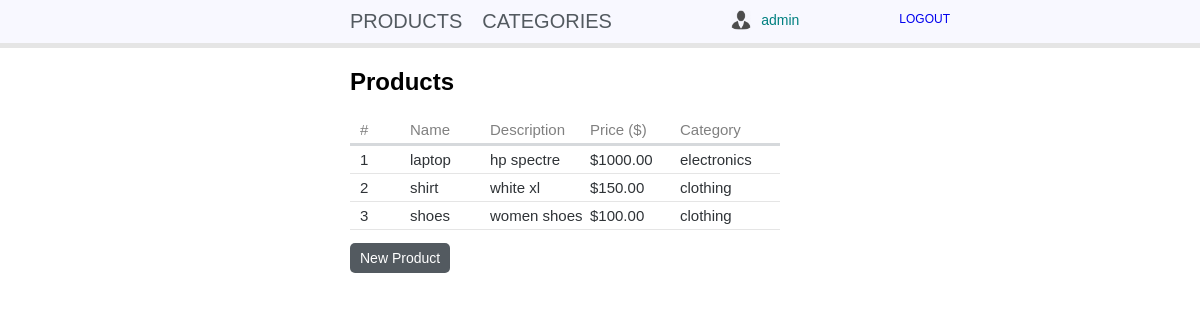
The app's page / (signed in) with its own data.
### shop/models.py (models this page shows, shortened)
class Product(models.Model):
    name = models.CharField(max_length=155)
    slug = extension_fields.AutoSlugField(populate_from='name', blank=True)
    description = models.TextField(max_length=250)
    price = models.DecimalField(max_digits=8, decimal_places=2)
    category = models.ForeignKey(
        'Category',
        on_delete=models.CASCADE,
        related_name='category'
    )
    class Meta:
        ordering = ('-pk',)
    def __str__(self):
        return u'%s' % self.name
    def get_absolute_url(self):
        return reverse('shop_product_detail', args=(self.slug,))

class Category(models.Model):
    name = models.CharField(max_length=155)
    slug = extension_fields.AutoSlugField(populate_from='name', blank=True)
    class Meta:
        ordering = ('-pk',)
    def __str__(self):
        return u'%s' % self.name

### shop/views.py (the view)
# urls.py: path('', views.ProductListView.as_view(), name='shop_product_list'),
class ProductListView(LoginRequiredMixin, ListView):
    model = Product

### shop/templates/shop/product_list.html (shortened to what this page needs)
{% extends "base.html" %}
{% load static %}
{% block content %}
	<h2>Products</h2>
	<div class="table">
		<div class="table-head">
			<li class="tabledata index">#</li>
			<li class="tabledata name">Name</li>
		    <li class="tabledata description">Description</li>
		    <li class="tabledata price">Price ($)</li>
		    <li class="tabledata category">Category</li>
		</div>
		{% for object in object_list %}
		<div >
			<a href="{{object.get_absolute_url}}">
				<div class="table-data" >
					<li class="tabledata index">{{ forloop.counter }}</li>
				    <li class="tabledata name">{{object}}</li>
				    <li class="tabledata description">{{ object.description }}</li>
				    <li class="tabledata price">${{ object.price }}</li>
				    <li class="tabledata category">{{ object.category }}</li>
				</div>
			</a>
		</div>
		{% endfor %}
	</div>
	<div class="bottom-btns">
		<a class="btn btn-primary" href="{% url 'shop_product_create' %}">New Product</a>
	</div>
{% endblock %}

### shop/templates/base.html
{% load static %}
<html>
	<head>
		<link href="{% static 'style.css' %}" rel="stylesheet">
	</head>
	<body>
		<nav class="light-blue lighten-1" role="navigation">
			<div class="nav-wrapper container">
				<div class="nav1-data">
					<a class="nav1" href="/">Products</a>
					<a class="nav1" href="/category/">Categories</a>
				</div>
				<div class="nav2-data">
					<a class="nav-logout" href="/accounts/logout/">Logout</a>
					<a class="the-username">{{ request.user.username }}</a>
					<img class="user-image" src="{% static 'img/user.png' %}">
				</div>
		    </div>
	    </nav>
	    <div class="main-container">
	    <div class="container">
	    	<div class="section">
	    		{% block content %}
	    		{% endblock %}
	    	</div>
    	</div>
    	</div>
	</body>
</html>

### shop/static/style.css (style rules this page uses)
html { font-family: Arial,"Helvetica Neue",Helvetica,sans-serif; }
body { padding: 0; margin: 0; }
a { text-decoration: none; outline: none; }
.nav1-data { margin-left: 40px; background-color: ghostwhite; display: flex; }
.nav-wrapper.container { background-color: ghostwhite; display: flex; border-bottom: 5px solid #e5e5e5; padding-left: 300px; padding-right: 200px; }
.container { padding-left: 300px; }
.nav1 { text-transform: uppercase; text-decoration: none; font-size: 20px; padding-left: 10px; padding-right: 10px; padding-top: 10px; padding-bottom: 10px; color: #535a60; }
.nav-logout { float: right; text-transform: uppercase; font-size: 12px; margin-top: 12px; margin-right: 50px; }
.nav2-data { float: right; width: 100%; }
.the-username { margin-top: 12px; float: right; font-size: 14px; margin-right: 100px; }
.user-image { float: right; height: 20px; margin-right: 10px; margin-top: 10px; }
.section { margin-left: 50px; }
.table-data,.table-data-list { display: inline-flex; list-style: none; padding-top: 5px; padding-bottom: 5px; padding-left: 10px; border-bottom: 1px solid #e5e5e5; color: #2f3337; font-size: 15px; }
.table-head { border-bottom: 3px solid #d6d9dc; display: inline-flex; list-style: none; padding-left: 10px; padding-top: 5px; padding-bottom: 5px; color: grey; font-size: 15px; }
.tabledata.name { width: 80px; }
.tabledata.description { width: 100px; }
.tabledata.price { width: 90px; }
.tabledata.category { width: 100px; }
.tabledata.index { width: 50px; }
.table { margin-bottom: 20px; }
.btn.btn-primary { border: none; font-size: 14px; background-color: #535a60; padding-left: 10px; padding-right: 10px; padding-top: 7px; padding-bottom: 7px; border-radius: 5px; color: white; cursor: pointer; }
.btn.btn-primary { margin-right: 10px; }
.light-blue.lighten-1 { background-color: #fff !important; color: teal !important; }
.the-username { color: teal !important; float: right; margin-right: 100px; }

### records on screen
Product: name "laptop", description "hp spectre", price "1000.00", category "electronics"
Product: name "shirt", description "white xl", price "150.00", category "clothing"
Product: name "shoes", description "women shoes", price "100.00", category "clothing"

### other values on screen
{{ request.user.username }} "admin"
